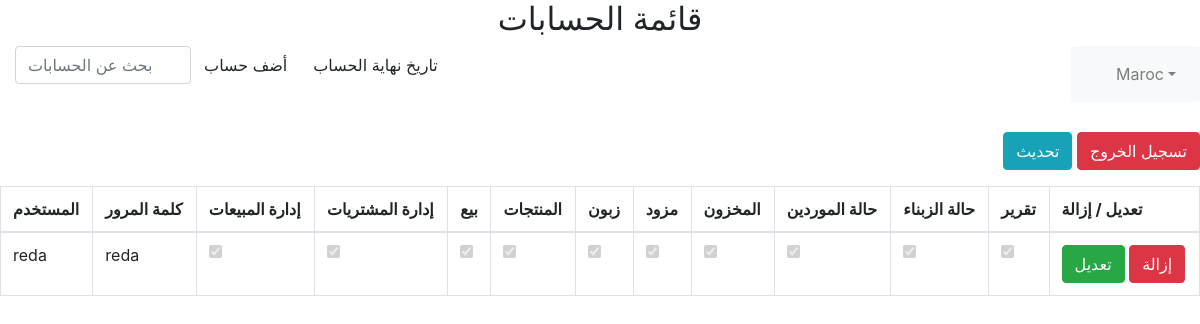
The app's page /Projet/AB/superviseur.php (signed in) with its own data.
### tables this page shows
CREATE TABLE IF NOT EXISTS `compte` (
  `id` int(11) NOT NULL AUTO_INCREMENT,
  `user` varchar(50) NOT NULL,
  `passe` varchar(50) NOT NULL,
  `vente` tinyint(1) NOT NULL,
  `Article` tinyint(1) NOT NULL,
  `Client` tinyint(1) NOT NULL,
  `fournisseur` tinyint(1) NOT NULL,
  `stock` tinyint(1) NOT NULL,
  `etatClient` tinyint(1) NOT NULL,
  `etatFournisseur` tinyint(1) NOT NULL,
  `rapport` tinyint(1) NOT NULL,
  `articleg` tinyint(1) NOT NULL,
  `venteg` tinyint(1) NOT NULL,
  `remarqueg` tinyint(1) NOT NULL,
  PRIMARY KEY (`id`)
);

### Projet/AB/superviseur.php (the view, shortened to what this page needs)
<?php session_start();
if($_SESSION['user']){
    include 'conx.php';?>
<html>
<head>
<link href="css/bootstrap.min.css" rel="stylesheet" id="bootstrap-css">
<script src="js/jquery.min.js"></script><link href="css/client.css" rel="stylesheet" >
<link rel="stylesheet"
	href="https://stackpath.bootstrapcdn.com/bootstrap/4.3.1/css/bootstrap.min.css"
>
	<link href="css/flag.css" rel="stylesheet">
</head>
<body>
<center><h2>قائمة الحسابات</h2>
<div style="float: right;">
<nav class="navbar navbar-expand-lg navbar-light bg-light rounded">
			<div class="collapse navbar-collapse" id="navbarsExample09">
				<ul class="navbar-nav mr-auto">
					<li class="nav-item dropdown"><a class="nav-link dropdown-toggle"
						id="dropdown09" data-toggle="dropdown" aria-haspopup="true"
						aria-expanded="false"><span class="flag flag-ma"> </span> Maroc</a>
						</li>
				</ul>
			</div>
		</nav>
						</div>
</center>
<div class="container-fluid">
		<div class="row">
<input class="form-control col-md-2" id="myInput" type="text" placeholder="بحث عن الحسابات">
<a href="Ajoutercompte.php"  type="button" class="btn"  style="float: right;">أضف حساب</a>
<a href="date.php"  type="button" class="btn"  style="float: right;">تاريخ نهاية الحساب</a>
</div>
</div>
<br><br>
 <?php
$quary = "SELECT * FROM compte";
$result = mysqli_query($conn, $quary);
?>
<div style="width: 100%;">
<div style="float: right;">
<form action="superviseur.php">
<input type="submit" class="btn btn-info" value="تحديث">
<a href="logout.php" type="button" class="btn btn-danger" class="btn btn-info" >تسجيل الخروج</a>
</form>
</div></div>
<table class="table table-bordered">
  <thead>
    <tr>
      <th>المستخدم </th>
      <th>كلمة المرور</th>
      <th>إدارة المبيعات</th>
      <th>إدارة المشتريات</th>
      <th>بيع</th>
      <th>المنتجات</th>
       <th>زبون</th>
      <th>مزود</th>
      <th>المخزون</th>
       <th>حالة الموردين</th>
        <th>حالة الزبناء</th>
         <th>تقرير</th>
       <th>تعديل / إزالة</th>
    </tr>
  </thead>
  <tbody id="myTable">
  <?php
        while ($row = mysqli_fetch_assoc($result)) {
            ?>
    <tr>
      <td><?php  echo $row['user']?></td>
      <td><?php  echo $row['passe']?></td>
       <td><input class="inline checkbox" type="checkbox" value="<?php  echo $row['venteg']?>"  <?php if ($row['venteg'] == 0) { echo "checked='checked'"; } ?> disabled="disabled"></td>
       <td><input  type="checkbox" value="<?php  echo $row['articleg']?>" <?php if ($row['articleg'] == 0) { echo "checked='checked'"; } ?> disabled="disabled" ></td>
      <td><input class="inline checkbox" type="checkbox" value="<?php  echo $row['vente']?>"  <?php if ($row['vente'] == 0) { echo "checked='checked'"; } ?> disabled="disabled"></td>
       <td><input  type="checkbox" value="<?php  echo $row['Article']?>" <?php if ($row['Article'] == 0) { echo "checked='checked'"; } ?> disabled="disabled" ></td>
                  <td><input  type="checkbox" value="<?php  echo $row['Client']?>" <?php if ($row['Client'] == 0) { echo "checked='checked'"; } ?> disabled="disabled" ></td>
            <td><input  type="checkbox" value="<?php  echo $row['fournisseur']?>" <?php if ($row['fournisseur'] == 0) { echo "checked='checked'"; } ?> disabled="disabled" ></td>
            <td><input  type="checkbox" value="<?php  echo $row['stock']?>" <?php if ($row['stock'] == 0) { echo "checked='checked'"; } ?> disabled="disabled" ></td>
            <td><input  type="checkbox" value="<?php  echo $row['etatClient']?>" <?php if ($row['etatClient'] == 0) { echo "checked='checked'"; } ?> disabled="disabled" ></td>
                 <td><input  type="checkbox" value="<?php  echo $row['etatFournisseur']?>" <?php if ($row['etatFournisseur'] == 0) { echo "checked='checked'"; } ?> disabled="disabled" ></td>
                      <td><input  type="checkbox" value="<?php  echo $row['rapport']?>" <?php if ($row['rapport'] == 0) { echo "checked='checked'"; } ?> disabled="disabled" ></td>
      <td><a href="upco.php?id=<?php echo $row['id']?>" class="btn btn-success">تعديل</a>
     <a href="supp/suppcom.php?id=<?php echo $row['id']?>" class="btn btn-danger">إزالة</a>
      </td>
    </tr>
     <?php
}
        ?>
  </tbody>
</table>
</body>
</html>
<?php }else{  header('location:../index.php');
exit();
}
?>

### Projet/AB/css/flag.css (style rules this page uses)
.flag { display:inline-block;position: relative;width:16px;height:11px;background:url('https://flag-sprites.com/img/flags.png') no-repeat }
.flag.flag-ma { background-position:-64px -88px }

### records on screen
compte: user "reda", passe "reda", venteg "☑", articleg "☑", vente "☑", Article "☑", Client "☑", fournisseur "☑", stock "☑", etatClient "☑", etatFournisseur "☑", rapport "☑"
